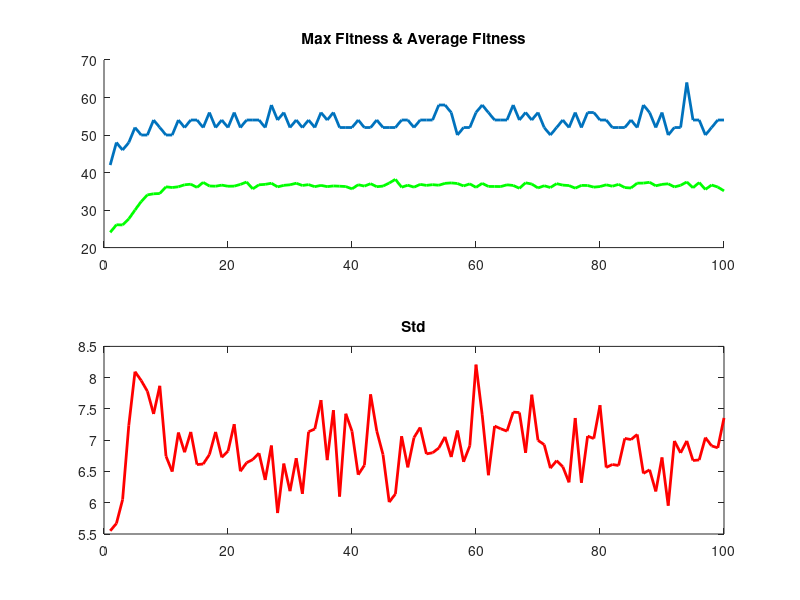

MATLAB code for this plot:
data = importdata('earesult.txt');

subplot(2,1,1);
line(data(:, 1), data(:, 2), 'LineWidth', 2)
line(data(:, 1), data(:, 3), 'LineWidth', 2, 'Color', 'green')
title('Max Fitness & Average Fitness')
subplot(2,1,2);
plot(data(:, 1), data(:, 4), 'LineWidth', 2, 'Color', 'red');
title('Std');


